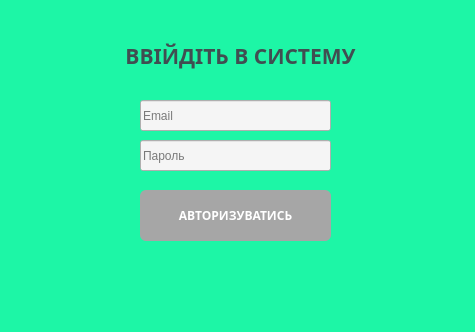
<?xml version="1.0" encoding="UTF-8"?>
<ui version="4.0">
 <class>Autorization</class>
 <widget class="QMainWindow" name="Autorization">
  <property name="geometry">
   <rect>
    <x>0</x>
    <y>0</y>
    <width>475</width>
    <height>332</height>
   </rect>
  </property>
  <property name="font">
   <font>
    <pointsize>12</pointsize>
   </font>
  </property>
  <property name="windowTitle">
   <string>MainWindow</string>
  </property>
  <property name="styleSheet">
   <string notr="true">background-color:#1DF6A6;</string>
  </property>
  <widget class="QWidget" name="centralwidget">
   <widget class="QLabel" name="label_text">
    <property name="geometry">
     <rect>
      <x>90</x>
      <y>10</y>
      <width>301</width>
      <height>91</height>
     </rect>
    </property>
    <property name="font">
     <font>
      <family>Trebuchet MS</family>
      <pointsize>16</pointsize>
      <weight>75</weight>
      <bold>true</bold>
     </font>
    </property>
    <property name="styleSheet">
     <string notr="true">color:#404E51;</string>
    </property>
    <property name="text">
     <string>ВВІЙДІТЬ В СИСТЕМУ</string>
    </property>
    <property name="alignment">
     <set>Qt::AlignCenter</set>
    </property>
   </widget>
   <widget class="QPushButton" name="pushData">
    <property name="geometry">
     <rect>
      <x>140</x>
      <y>190</y>
      <width>191</width>
      <height>51</height>
     </rect>
    </property>
    <property name="font">
     <font>
      <family>Mongolian Baiti</family>
      <pointsize>9</pointsize>
      <weight>75</weight>
      <bold>true</bold>
     </font>
    </property>
    <property name="styleSheet">
     <string notr="true">QPushButton {
       padding: 2px;
      border-radius: 3px;
       line-height: 1.25;
       background-color: #A6A6A6;
       color: white;
       text-transform: uppercase;
		
    
		border-radius:6px;

    }
    QPushButton:hover {
     background-color: #858786;
    }</string>
    </property>
    <property name="text">
     <string>АВТОРИЗУВАТИСЬ</string>
    </property>
   </widget>
   <widget class="QLineEdit" name="getEmail">
    <property name="geometry">
     <rect>
      <x>140</x>
      <y>100</y>
      <width>191</width>
      <height>31</height>
     </rect>
    </property>
    <property name="styleSheet">
     <string notr="true">background-color:#F5F5F5;</string>
    </property>
    <property name="placeholderText">
     <string>Email</string>
    </property>
   </widget>
   <widget class="QLineEdit" name="getPass">
    <property name="geometry">
     <rect>
      <x>140</x>
      <y>140</y>
      <width>191</width>
      <height>31</height>
     </rect>
    </property>
    <property name="styleSheet">
     <string notr="true">background-color:#F5F5F5;</string>
    </property>
    <property name="placeholderText">
     <string>Пароль</string>
    </property>
   </widget>
  </widget>
  <widget class="QStatusBar" name="statusbar"/>
 </widget>
 <resources/>
 <connections/>
</ui>
